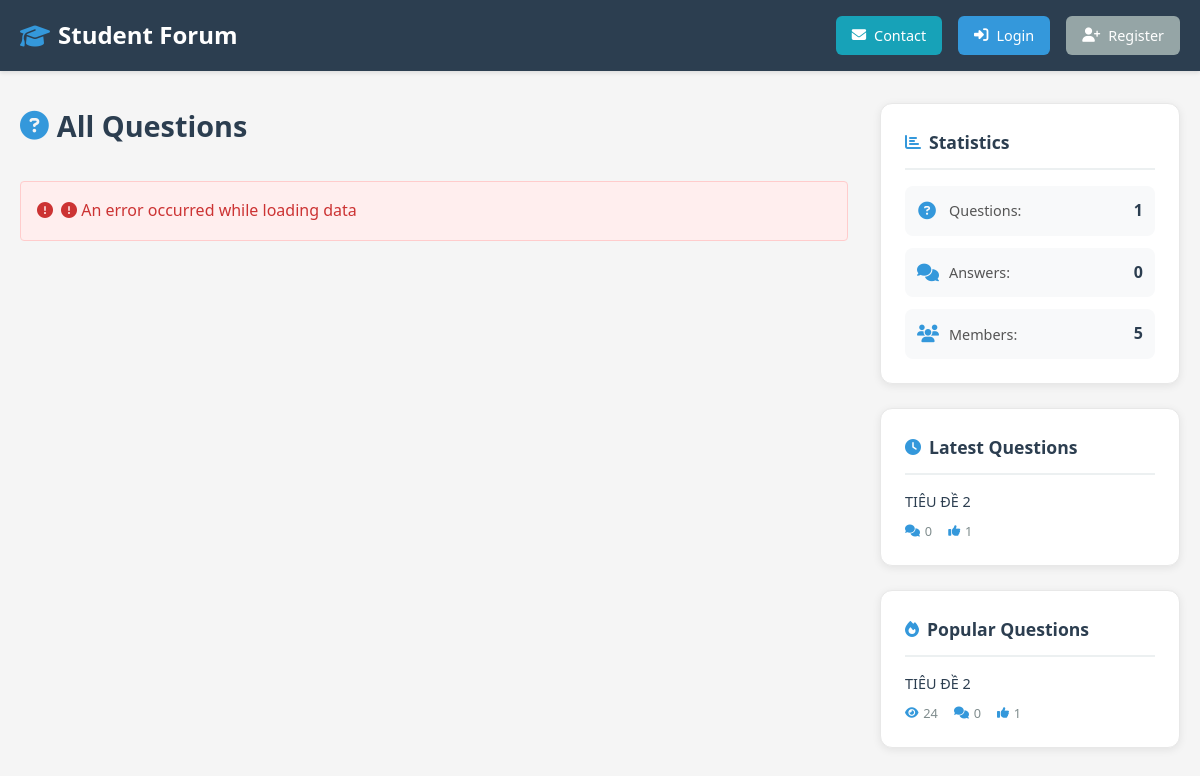
The page / on the database its author committed.
### tables this page shows
CREATE TABLE `questions`  (
  `question_id` int NOT NULL AUTO_INCREMENT,
  `user_id` int NOT NULL,
  `title` varchar(255) NOT NULL,
  `content` text NOT NULL,
  `views` int NULL DEFAULT 0,
  `created_at` timestamp NULL DEFAULT CURRENT_TIMESTAMP,
  `updated_at` timestamp NULL DEFAULT CURRENT_TIMESTAMP ON UPDATE CURRENT_TIMESTAMP,
  `images` varchar(255) NULL DEFAULT NULL,
  `module_id` int NULL DEFAULT NULL,
  PRIMARY KEY (`question_id`) USING BTREE,
  INDEX `idx_user_id`(`user_id` ASC) USING BTREE,
  INDEX `idx_created_at`(`created_at` ASC) USING BTREE,
  INDEX `idx_module_id`(`module_id` ASC) USING BTREE,
  CONSTRAINT `questions_ibfk_1` FOREIGN KEY (`user_id`) REFERENCES `users` (`user_id`) ON DELETE CASCADE ON UPDATE RESTRICT,
  CONSTRAINT `questions_ibfk_2` FOREIGN KEY (`module_id`) REFERENCES `modules` (`module_id`) ON DELETE SET NULL ON UPDATE RESTRICT
);

### includes/auth.php (called while the page is built, shortened)
<?php
function isLoggedIn() {
    return isset($_SESSION['user_id']);
}
?>

### index.php (the view, shortened to what this page needs)
<?php
require_once 'includes/auth.php';
?>
<!DOCTYPE html>
<html lang="en">
<head>
    <link rel="stylesheet" href="https://cdnjs.cloudflare.com/ajax/libs/font-awesome/6.4.0/css/all.min.css">
    <link rel="stylesheet" href="assets/css/style.css?v=<?php echo time(); ?>">
</head>
<body>
    <nav class="navbar">
        <div class="container">
            <div class="nav-brand">
                <h1><i class="fas fa-graduation-cap"></i> Student Forum</h1>
            </div>
            <div class="nav-menu">
                <a href="#" onclick="showContactModal(); return false;" class="btn btn-info" style="background-color: #17a2b8; color:white !important;"><i class="fas fa-envelope"></i> Contact</a>
                <?php if (isLoggedIn()): ?>
                    <?php $user = getCurrentUser(); ?>
                    <span class="user-info"><i class="fas fa-user-circle"></i> Hello, <?php echo htmlspecialchars($user['full_name'] ?: $user['username']); ?></span>
                    <?php if (isAdmin()): ?>
                        <a href="admin.php" class="btn btn-warning"><i class="fas fa-cog"></i> Admin</a>
                    <?php endif; ?>
                    <a href="profile.php" class="btn btn-secondary"><i class="fas fa-user"></i> Profile</a>
                    <a href="#" onclick="logout()" class="btn btn-danger"><i class="fas fa-sign-out-alt"></i> Logout</a>
                <?php else: ?>
                    <a href="login.php" class="btn btn-primary"><i class="fas fa-sign-in-alt"></i> Login</a>
                    <a href="register.php" class="btn btn-secondary"><i class="fas fa-user-plus"></i> Register</a>
                <?php endif; ?>
            </div>
        </div>
    </nav>
    <div class="container">
        <div class="content-wrapper">
            <div class="main-content">
                <div class="page-header">
                    <h2><i class="fas fa-question-circle"></i> All Questions</h2>
                </div>
                <div id="questions-list" class="questions-list">
                </div>
            </div>
            <?php include 'includes/sidebar.php'; ?>
        </div>
    </div>
</body>
</html>

### includes/sidebar.php (shortened to what this page needs)
<?php
try {
    $pdo = getDBConnection();
    $stats_query = "SELECT
        (SELECT COUNT(*) FROM questions) as total_questions,
        (SELECT COUNT(*) FROM answers) as total_answers,
        (SELECT COUNT(*) FROM users) as total_users";
    $stmt = $pdo->query($stats_query);
    $stats = $stmt->fetch();
    $recent_query = "SELECT q.question_id, q.title, q.created_at,
        (SELECT COUNT(*) FROM answers WHERE question_id = q.question_id) as answer_count,
        (SELECT COUNT(*) FROM likes WHERE question_id = q.question_id) as like_count
        FROM questions q
        ORDER BY q.created_at DESC
        LIMIT 5";
    $stmt = $pdo->query($recent_query);
    $recent_questions = $stmt->fetchAll();
    $popular_query = "SELECT q.question_id, q.title, q.views,
        (SELECT COUNT(*) FROM answers WHERE question_id = q.question_id) as answer_count,
        (SELECT COUNT(*) FROM likes WHERE question_id = q.question_id) as like_count
        FROM questions q
        ORDER BY (q.views + (SELECT COUNT(*) FROM likes WHERE question_id = q.question_id) * 2) DESC
        LIMIT 5";
    $stmt = $pdo->query($popular_query);
    $popular_questions = $stmt->fetchAll();
} catch (PDOException $e) {
    $stats = ['total_questions' => 0, 'total_answers' => 0, 'total_users' => 0];
    $recent_questions = [];
    $popular_questions = [];
}
?>
<aside class="sidebar">
    <div class="sidebar-widget" id="stats-widget">
        <h3><i class="fas fa-chart-bar"></i> Statistics</h3>
        <div class="stats-list" id="stats-list">
            <div class="stat-item-small">
                <i class="fas fa-question-circle"></i>
                <span class="stat-label">Questions:</span>
                <span class="stat-value" id="stat-questions"><?php echo number_format($stats['total_questions']); ?></span>
            </div>
            <div class="stat-item-small">
                <i class="fas fa-comments"></i>
                <span class="stat-label">Answers:</span>
                <span class="stat-value" id="stat-answers"><?php echo number_format($stats['total_answers']); ?></span>
            </div>
            <div class="stat-item-small">
                <i class="fas fa-users"></i>
                <span class="stat-label">Members:</span>
                <span class="stat-value" id="stat-users"><?php echo number_format($stats['total_users']); ?></span>
            </div>
        </div>
    </div>
    <div class="sidebar-widget">
        <h3><i class="fas fa-clock"></i> Latest Questions</h3>
        <ul class="question-list-sidebar">
            <?php if (empty($recent_questions)): ?>
                <li class="no-items">No questions yet</li>
            <?php else: ?>
                <?php foreach ($recent_questions as $question): ?>
                    <li>
                        <a href="question.php?id=<?php echo $question['question_id']; ?>" class="question-link-sidebar">
                            <?php echo htmlspecialchars($question['title']); ?>
                        </a>
                        <div class="question-meta-sidebar">
                            <span><i class="fas fa-comments"></i> <?php echo $question['answer_count']; ?></span>
                            <span><i class="fas fa-thumbs-up"></i> <?php echo $question['like_count']; ?></span>
                        </div>
                    </li>
                <?php endforeach; ?>
            <?php endif; ?>
        </ul>
    </div>
    <div class="sidebar-widget">
        <h3><i class="fas fa-fire"></i> Popular Questions</h3>
        <ul class="question-list-sidebar">
            <?php if (empty($popular_questions)): ?>
                <li class="no-items">No questions yet</li>
            <?php else: ?>
                <?php foreach ($popular_questions as $question): ?>
                    <li>
                        <a href="question.php?id=<?php echo $question['question_id']; ?>" class="question-link-sidebar">
                            <?php echo htmlspecialchars($question['title']); ?>
                        </a>
                        <div class="question-meta-sidebar">
                            <span><i class="fas fa-eye"></i> <?php echo $question['views']; ?></span>
                            <span><i class="fas fa-comments"></i> <?php echo $question['answer_count']; ?></span>
                            <span><i class="fas fa-thumbs-up"></i> <?php echo $question['like_count']; ?></span>
                        </div>
                    </li>
                <?php endforeach; ?>
            <?php endif; ?>
        </ul>
    </div>
</aside>

### assets/css/style.css (style rules this page uses)
* { margin: 0; padding: 0; box-sizing: border-box; }
body { font-family: 'Segoe UI', Tahoma, Geneva, Verdana, sans-serif; background-color: #f5f5f5; color: #333; line-height: 1.6; }
.container { max-width: 1200px; margin: 0 auto; padding: 0 20px; }
.navbar { background-color: #2c3e50; color: white; padding: 1rem 0; box-shadow: 0 2px 4px rgba(0,0,0,0.1); }
.navbar .container { display: flex; justify-content: space-between; align-items: center; }
.nav-brand h1 { font-size: 1.5rem; margin: 0; display: flex; align-items: center; gap: 0.5rem; }
.nav-brand h1 i { color: #3498db; }
.nav-menu { display: flex; gap: 1rem; align-items: center; }
.btn { padding: 0.5rem 1rem; border: none; border-radius: 6px; cursor: pointer; text-decoration: none; display: inline-flex; align-items: center; gap: 0.5rem; font-size: 0.9rem; transition: all 0.3s; font-weight: 500; }
.btn i { font-size: 0.9rem; }
.btn-primary { background-color: #3498db; color: white; }
.btn-secondary { background-color: #95a5a6; color: white; }
.content-wrapper { display: grid; grid-template-columns: 1fr 300px; gap: 2rem; margin: 2rem 0; }
.main-content { margin: 0; }
.page-header { display: flex; justify-content: space-between; align-items: center; margin-bottom: 2rem; }
.page-header h2 { color: #2c3e50; display: flex; align-items: center; gap: 0.5rem; font-size: 1.8rem; font-weight: 600; }
.page-header h2 i { color: #3498db; }
.questions-list { display: flex; flex-direction: column; gap: 1rem; }
.sidebar { display: flex; flex-direction: column; gap: 1.5rem; }
.sidebar-widget { background: white; padding: 1.5rem; border-radius: 12px; box-shadow: 0 2px 8px rgba(0,0,0,0.08); border: 1px solid #e8e8e8; }
.sidebar-widget h3 { color: #2c3e50; font-size: 1.1rem; font-weight: 600; margin-bottom: 1rem; display: flex; align-items: center; gap: 0.5rem; padding-bottom: 0.75rem; border-bottom: 2px solid #ecf0f1; }
.sidebar-widget h3 i { color: #3498db; font-size: 1rem; }
.stats-list { display: flex; flex-direction: column; gap: 0.75rem; }
.stat-item-small { display: flex; align-items: center; gap: 0.75rem; padding: 0.75rem; background: #f8f9fa; border-radius: 8px; transition: all 0.3s; }
.stat-item-small i { color: #3498db; font-size: 1.1rem; width: 20px; text-align: center; }
.stat-item-small .stat-label { flex: 1; color: #555; font-size: 0.9rem; }
.stat-item-small .stat-value { color: #2c3e50; font-weight: 600; font-size: 1rem; }
.question-list-sidebar { list-style: none; padding: 0; margin: 0; display: flex; flex-direction: column; gap: 1rem; }
.question-list-sidebar li { padding-bottom: 1rem; border-bottom: 1px solid #ecf0f1; }
.question-list-sidebar li:last-child { padding-bottom: 0; border-bottom: none; }
.question-link-sidebar { display: block; color: #2c3e50; text-decoration: none; font-weight: 500; font-size: 0.9rem; line-height: 1.5; margin-bottom: 0.5rem; transition: color 0.3s; }
.question-meta-sidebar { display: flex; gap: 1rem; font-size: 0.8rem; color: #7f8c8d; flex-wrap: wrap; }
.question-meta-sidebar span { display: flex; align-items: center; gap: 0.3rem; }
.question-meta-sidebar i { color: #3498db; font-size: 0.75rem; }

### rows shown on the page
questions: title "TIÊU ĐỀ 2", answer_count "0", like_count "1", views "24"

### other values the page prints
$stats['total_questions'] "1"
$stats['total_answers'] "0"
$stats['total_users'] "5"
